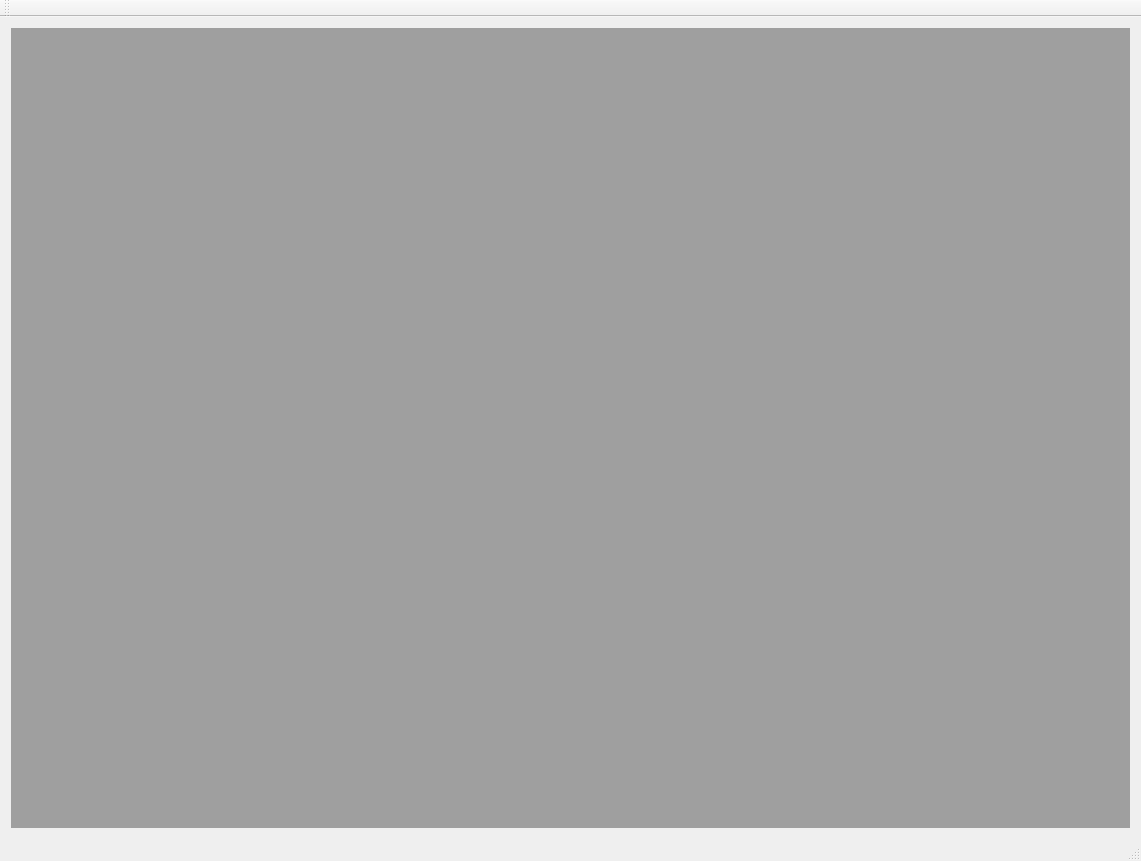
<?xml version="1.0" encoding="UTF-8"?>
<ui version="4.0">
 <class>MainWindow</class>
 <widget class="QMainWindow" name="MainWindow">
  <property name="geometry">
   <rect>
    <x>0</x>
    <y>0</y>
    <width>1141</width>
    <height>861</height>
   </rect>
  </property>
  <property name="windowTitle">
   <string>MainWindow</string>
  </property>
  <widget class="QWidget" name="centralWidget">
   <layout class="QGridLayout" name="gridLayout">
    <item row="0" column="0">
     <widget class="QMdiArea" name="mdiArea"/>
    </item>
   </layout>
  </widget>
  <widget class="QMenuBar" name="menuBar">
   <property name="geometry">
    <rect>
     <x>0</x>
     <y>0</y>
     <width>1141</width>
     <height>22</height>
    </rect>
   </property>
  </widget>
  <widget class="QToolBar" name="mainToolBar">
   <attribute name="toolBarArea">
    <enum>TopToolBarArea</enum>
   </attribute>
   <attribute name="toolBarBreak">
    <bool>false</bool>
   </attribute>
  </widget>
  <widget class="QStatusBar" name="statusBar"/>
 </widget>
 <layoutdefault spacing="6" margin="11"/>
 <resources/>
 <connections/>
</ui>
